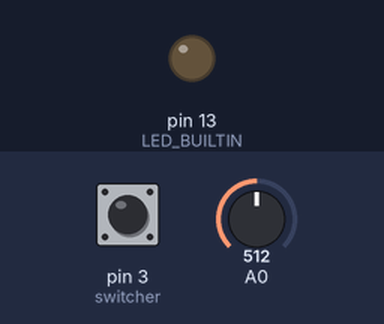
A sketch run on a simulated Arduino Uno, built with avr-gcc and run on an emulated ATmega328P. On the bench: output pins drawn as LEDs (lit = HIGH). Inputs (shaded band) come from the test bench; at power-on: pin 3 (switcher) LOW, A0 = 512. What the sketch prints to the serial monitor is not drawn.

Above: at 1.2 s.
1.3 s: pin 3 (switcher) pulled HIGH for 0.15 s
At 1.37 s:
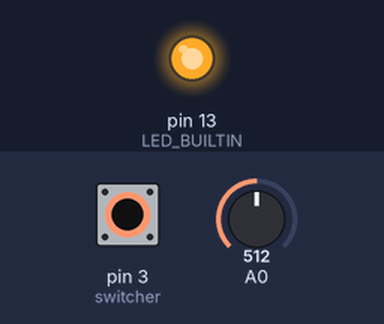
4.4 s: pin 3 (switcher) pulled HIGH for 1 s
At 6.4 s:
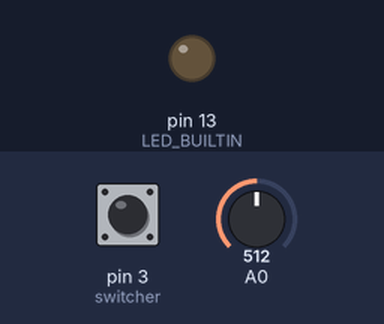
6.9 s: pin 3 (switcher) pulled HIGH for 3.2 s
At 7.7 s:
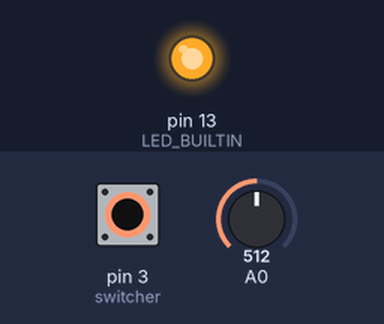
Timing chart, 0 to 11.6 s (numbered marks = the images above; inputs shaded):
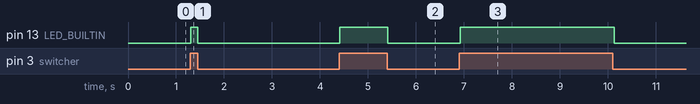

Measured:
- after the input at 1.3 s, pin 13 (LED_BUILTIN): LOW → HIGH at once, → LOW 0.15 s later
- after the input at 4.4 s, pin 13 (LED_BUILTIN): LOW → HIGH at once, → LOW 1.0 s later
- after the input at 6.9 s, pin 13 (LED_BUILTIN): LOW → HIGH at once, → LOW 3.2 s later

The sketch:

Maracas.ino
```cpp
int switcher = 3;                 // Connect Tilt sensor to Pin3
int isLow = 0;
int softness = 0;

// the setup function runs once when you press reset or power the board
void setup() {
  // initialize digital pin LED_BUILTIN as an output.
  pinMode(LED_BUILTIN, OUTPUT);
  pinMode(switcher, INPUT);
  Serial.begin(9600);
}

void loop()
{
  int potValue = analogRead(A0);
  if (abs(potValue - softness) > 5) {
    softness = potValue;
    int mapped_softness = map(softness, 0, 1023, 2, 255);
    Serial.write(mapped_softness);
  }
  if(digitalRead(switcher)==HIGH && isLow==0) //Read sensor value
    {
      digitalWrite(LED_BUILTIN, HIGH);   // Turn on LED when the sensor is tilted
      Serial.write(1);
      isLow = 1;
    }
  else
    {
      if(digitalRead(switcher)==LOW && isLow==1)
      {
        digitalWrite(LED_BUILTIN, LOW);    // Turn off LED when the sensor is not triggered
        Serial.write(0);
        isLow = 0;
      }
    }
  delay(50);
}
```
